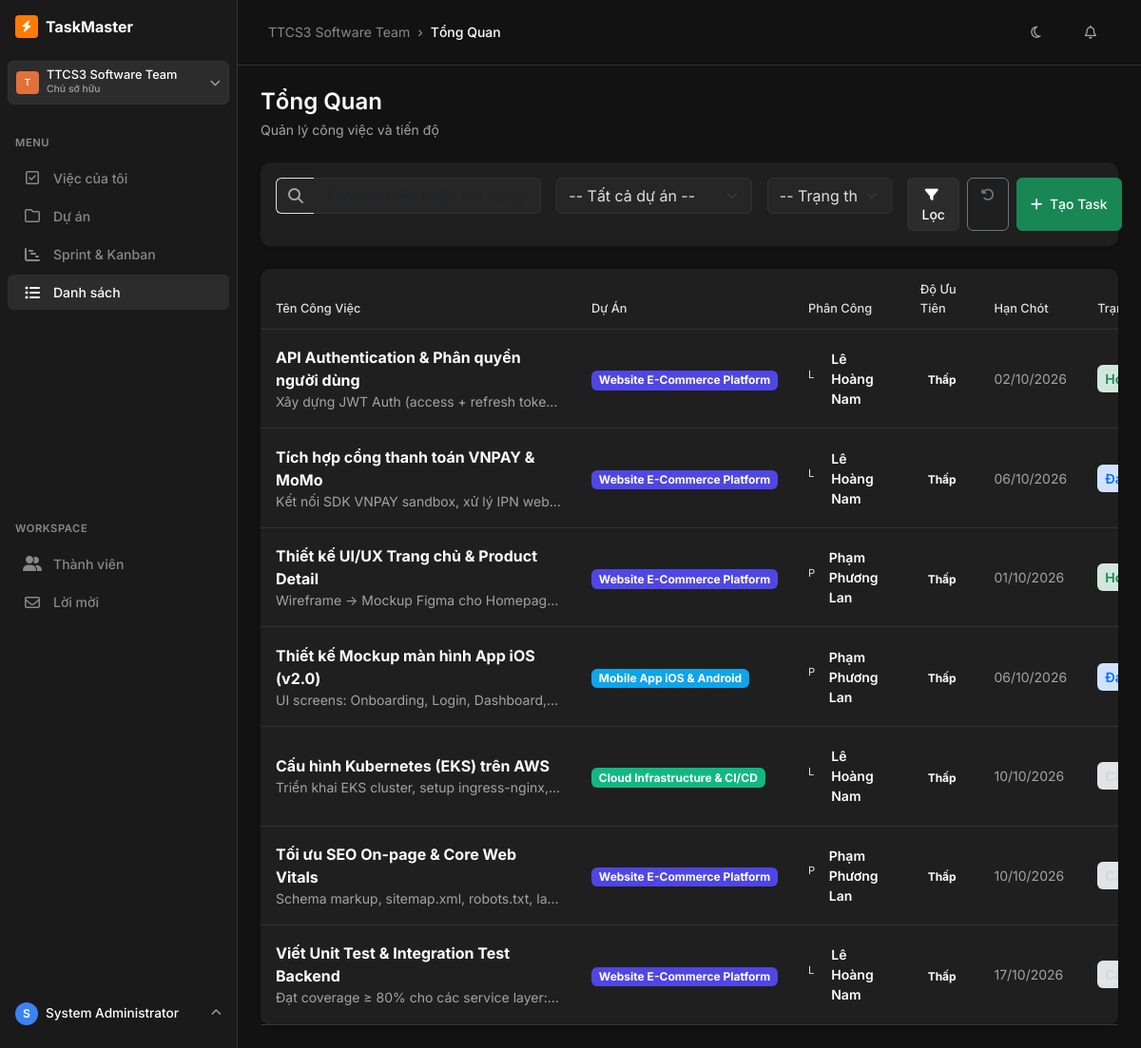
The app's page /tasks (signed in), older data.
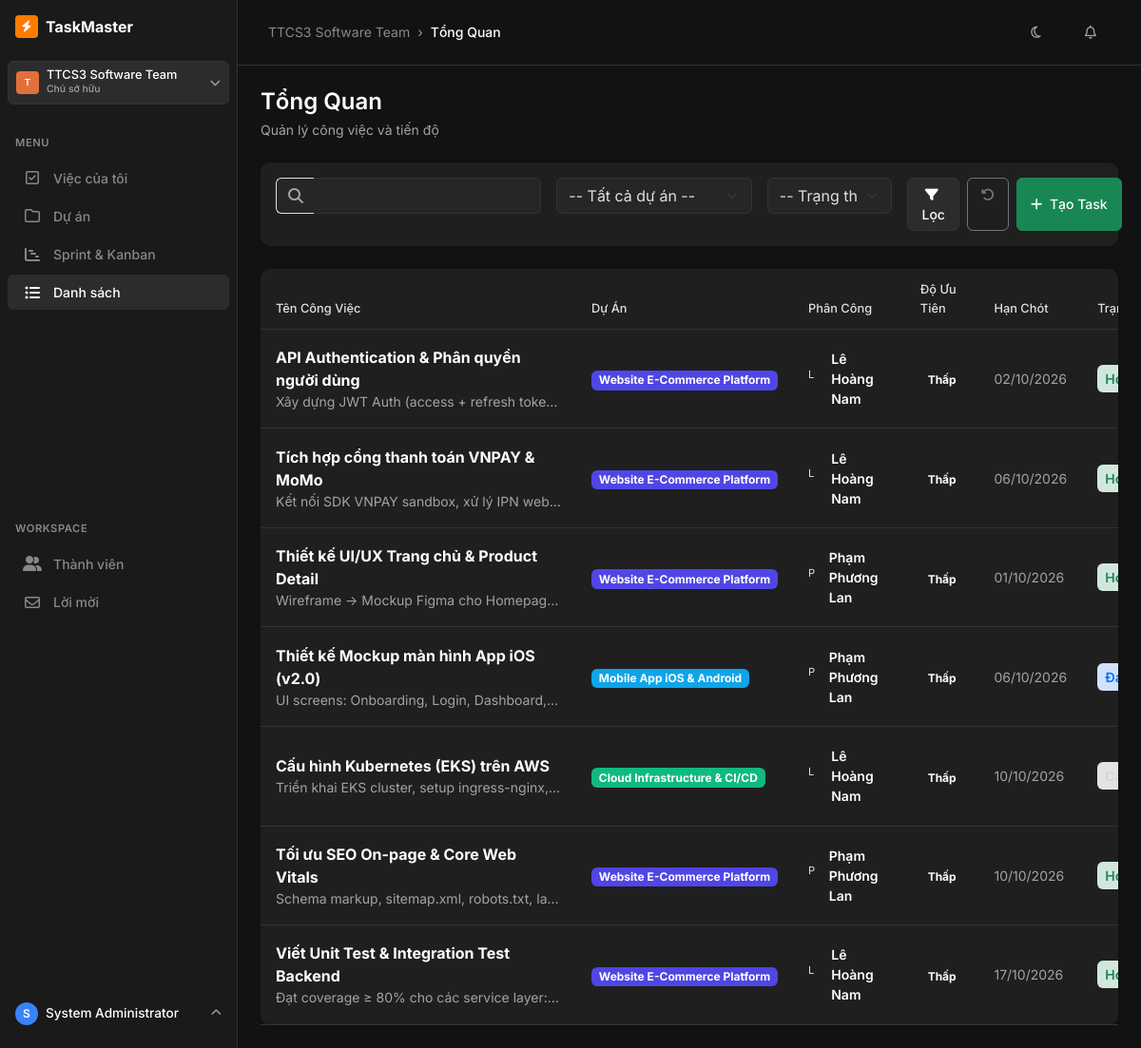
The same page, newer data.
### tables this page shows
CREATE TABLE tasks (
    id              TEXT PRIMARY KEY,                 -- UUID v7
    project_id      TEXT NOT NULL REFERENCES projects(id) ON DELETE CASCADE,
    workspace_id    TEXT NOT NULL REFERENCES workspaces(id) ON DELETE CASCADE,
    title           TEXT NOT NULL,
    description     TEXT,
    assignee_id     TEXT REFERENCES users(id) ON DELETE SET NULL,
    priority        TEXT NOT NULL DEFAULT 'Medium'
                        CHECK(priority IN ('Urgent','High','Medium','Low')),
    status          TEXT NOT NULL DEFAULT 'To Do'
                        CHECK(status IN ('To Do','In Progress','In Review','Completed','Cancelled')),
    due_date        TEXT,                            -- ISO date (YYYY-MM-DD)
    position        INTEGER NOT NULL DEFAULT 0,      -- Ordering within column
    created_by      TEXT NOT NULL REFERENCES users(id),
    created_at      TEXT NOT NULL,
    updated_by      TEXT REFERENCES users(id),
    updated_at      TEXT NOT NULL
);

CREATE TABLE projects (
    id              TEXT PRIMARY KEY,                 -- UUID v7
    workspace_id    TEXT NOT NULL REFERENCES workspaces(id) ON DELETE CASCADE,
    name            TEXT NOT NULL,
    description     TEXT,
    color           TEXT NOT NULL DEFAULT '#4f46e5', -- Hex color
    status          TEXT NOT NULL DEFAULT 'Active'
                        CHECK(status IN ('Active','Archived','Completed')),
    created_by      TEXT NOT NULL REFERENCES users(id),
    created_at      TEXT NOT NULL,
    updated_by      TEXT REFERENCES users(id),
    updated_at      TEXT NOT NULL
);

CREATE TABLE users (
    id           TEXT PRIMARY KEY,                    -- UUID v7
    username     TEXT UNIQUE NOT NULL,
    email        TEXT UNIQUE NOT NULL,
    password_hash TEXT NOT NULL,
    fullname     TEXT NOT NULL,
    avatar_url   TEXT,
    is_active    INTEGER NOT NULL DEFAULT 1,          -- 1=active, 0=disabled
    created_at   TEXT NOT NULL,                       -- ISO-8601 UTC
    updated_at   TEXT NOT NULL
);

### app.py (the view)
@app.route('/tasks')
@login_required
def tasks():
    ws_id      = session.get('workspace_id')
    search     = request.args.get('search', '').strip()
    project_id = request.args.get('project_id', '')
    status     = request.args.get('status', '')
    priority   = request.args.get('priority', '')
    conn = get_db_connection()
    projects_list = conn.execute(
        "SELECT * FROM projects WHERE workspace_id = ? ORDER BY name", (ws_id,)
    ).fetchall()
    users_list = conn.execute(
        "SELECT * FROM users ORDER BY fullname"
    ).fetchall()
    query = '''
        SELECT t.*,
               p.name  AS project_name, p.color AS project_color,
               ua.fullname AS assignee_name,
               uc.fullname AS creator_name
        FROM tasks t
        LEFT JOIN projects p  ON t.project_id   = p.id
        LEFT JOIN users ua    ON t.assignee_id   = ua.id
        LEFT JOIN users uc    ON t.created_by    = uc.id
        WHERE t.workspace_id = ?
    '''
    params = [ws_id]
    if search:
        query += " AND (t.title LIKE ? OR t.description LIKE ?)"
        params += [f"%{search}%", f"%{search}%"]
    if project_id:
        query += " AND t.project_id = ?"
        params.append(project_id)
    if status:
        query += " AND t.status = ?"
        params.append(status)
    if priority:
        query += " AND t.priority = ?"
        params.append(priority)
    query += " ORDER BY CASE t.priority WHEN 'Urgent' THEN 1 WHEN 'High' THEN 2 WHEN 'Medium' THEN 3 ELSE 4 END, t.due_date ASC"
    tasks_list = conn.execute(query, params).fetchall()
    conn.close()
    return render_template('tasks.html',
                           tasks=tasks_list,
                           projects=projects_list,
                           users=users_list,
                           search=search,
                           project_id=project_id,
                           status=status,
                           priority=priority)

### app.py (called while the page is built)
@app.template_filter('date_format')
def date_format_filter(value):
    if not value:
        return "-"
    try:
        dt = datetime.strptime(str(value).split('T')[0].split()[0], "%Y-%m-%d")
        return dt.strftime("%d/%m/%Y")
    except Exception:
        return str(value)

@app.template_filter('is_overdue')
def is_overdue_filter(due_date_str, status):
    if not due_date_str or status == 'Completed':
        return False
    try:
        due_date = datetime.strptime(str(due_date_str).split('T')[0], "%Y-%m-%d").date()
        return due_date < date.today()
    except Exception:
        return False

def login_required(f):
    @functools.wraps(f)
    def decorated_function(*args, **kwargs):
        if 'user_id' not in session:
            flash('Vui lòng đăng nhập để sử dụng ứng dụng!', 'warning')
            return redirect(url_for('login', next=request.url))
        return f(*args, **kwargs)
    return decorated_function

### templates/tasks.html (shortened to what the changed rows need)
{% extends 'base.html' %}
{% block content %}
<div class="card border-0 shadow-sm">
    <div class="card-body p-0">
        <div class="table-responsive">
            <table class="table table-hover align-middle mb-0">
                <thead>
                    <tr>
                        <th class="ps-3">Tên Công Việc</th>
                        <th>Dự Án</th>
                        <th>Phân Công</th>
                        <th>Độ Ưu Tiên</th>
                        <th>Hạn Chót</th>
                        <th>Trạng Thái</th>
                    </tr>
                </thead>
                <tbody>
                    {% for t in tasks %}
                    <tr>
                        <td class="ps-3">
                            <a href="{{ url_for('task_detail', task_id=t['id']) }}" class="fw-bold text-dark text-decoration-none">
                                {{ t['title'] }}
                            </a>
                            {% if t['description'] %}
                            <div class="small text-muted text-truncate d-block" style="max-width: 300px;">{{ t['description'] }}</div>
                            {% endif %}
                        </td>
                        <td>
                            {% if t['project_name'] %}
                            <span class="badge" style="{{ 'background-color: ' ~ t['project_color'] ~ ';' }}">{{ t['project_name'] }}</span>
                            {% else %}<span class="text-muted">-</span>{% endif %}
                        </td>
                        <td>
                            <div class="d-flex align-items-center">
                                <div class="avatar-circle me-2" style="width: 26px; height: 26px; font-size: 0.7rem;">
                                    {{ t['assignee_name'][0] if t['assignee_name'] else '?' }}
                                </div>
                                <small class="fw-semibold text-dark">{{ t['assignee_name'] or 'Chưa phân công' }}</small>
                            </div>
                        </td>
                        <td>
                            {% if t['priority'] == 'Khẩn cấp' %}
                                <span class="badge badge-priority badge-urgent">Khẩn cấp</span>
                            {% elif t['priority'] == 'Cao' %}
                                <span class="badge badge-priority badge-high">Cao</span>
                            {% elif t['priority'] == 'Trung bình' %}
                                <span class="badge badge-priority badge-medium">Trung bình</span>
                            {% else %}
                                <span class="badge badge-priority badge-low">Thấp</span>
                            {% endif %}
                        </td>
                        <td class="small {% if t['due_date'] | is_overdue(t['status']) %}text-danger fw-bold{% else %}text-muted{% endif %}">
                            {{ t['due_date'] | date_format }}
                        </td>
                        <td>
                            <form action="{{ url_for('task_quick_status', task_id=t['id']) }}" method="POST" class="d-inline">
                                <select name="status" class="form-select form-select-sm d-inline-block w-auto border-0 fw-semibold
                                    {% if t['status'] == 'Completed' %}bg-success-subtle text-success
                                    {% elif t['status'] == 'In Progress' %}bg-primary-subtle text-primary
                                    {% else %}bg-secondary-subtle text-secondary{% endif %}" onchange="this.form.submit()">
                                    <option value="To Do" {% if t['status'] == 'To Do' %}selected{% endif %}>Cần làm</option>
                                    <option value="In Progress" {% if t['status'] == 'In Progress' %}selected{% endif %}>Đang làm</option>
                                    <option value="Completed" {% if t['status'] == 'Completed' %}selected{% endif %}>Hoàn thành</option>
                                </select>
                            </form>
                        </td>
                    </tr>
                    {% else %}
                    <tr>
                        <td colspan="7" class="text-center text-muted py-5">Không tìm thấy công việc nào phù hợp.</td>
                    </tr>
                    {% endfor %}
                </tbody>
            </table>
        </div>
    </div>
</div>
{% endblock %}

Row changes from the older to the newer data that the page shows:
changed tasks "Tích hợp cổng thanh toán VNPAY & MoMo": status "Đang làm" → "Hoàn thành"
changed tasks "Tối ưu SEO On-page & Core Web Vitals": status "Cần làm" → "Hoàn thành"
changed tasks "Viết Unit Test & Integration Test Backend": status "Cần làm" → "Hoàn thành"
